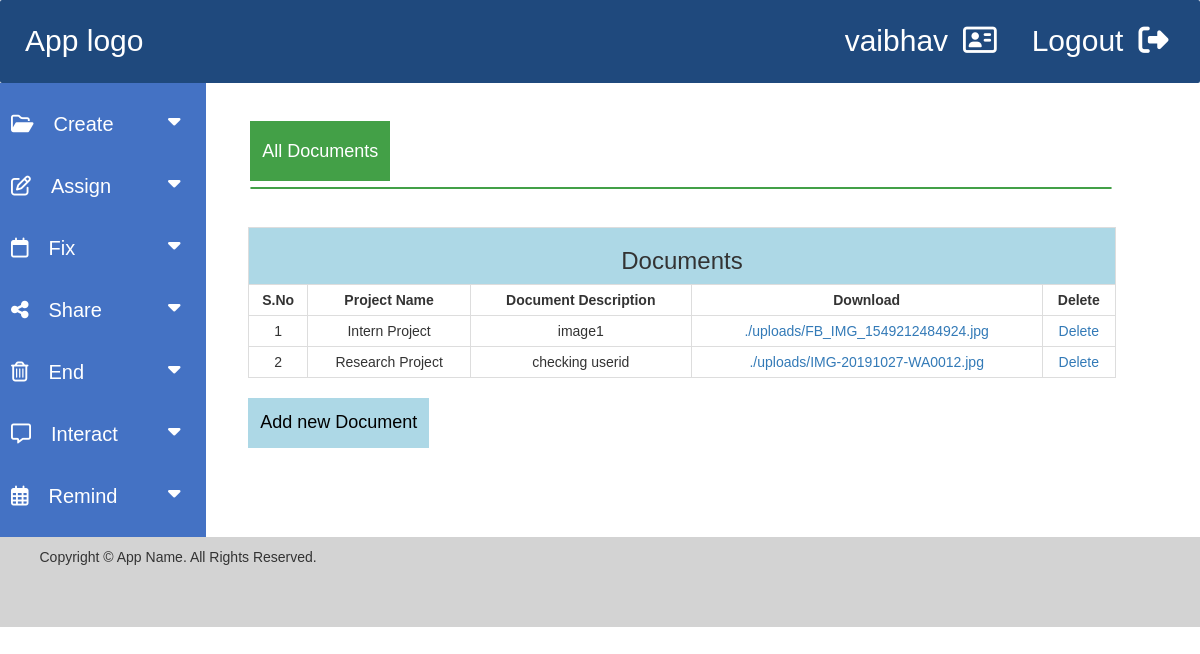
Before: /displayresources.php?projectid=19 (signed in) with the older database file.
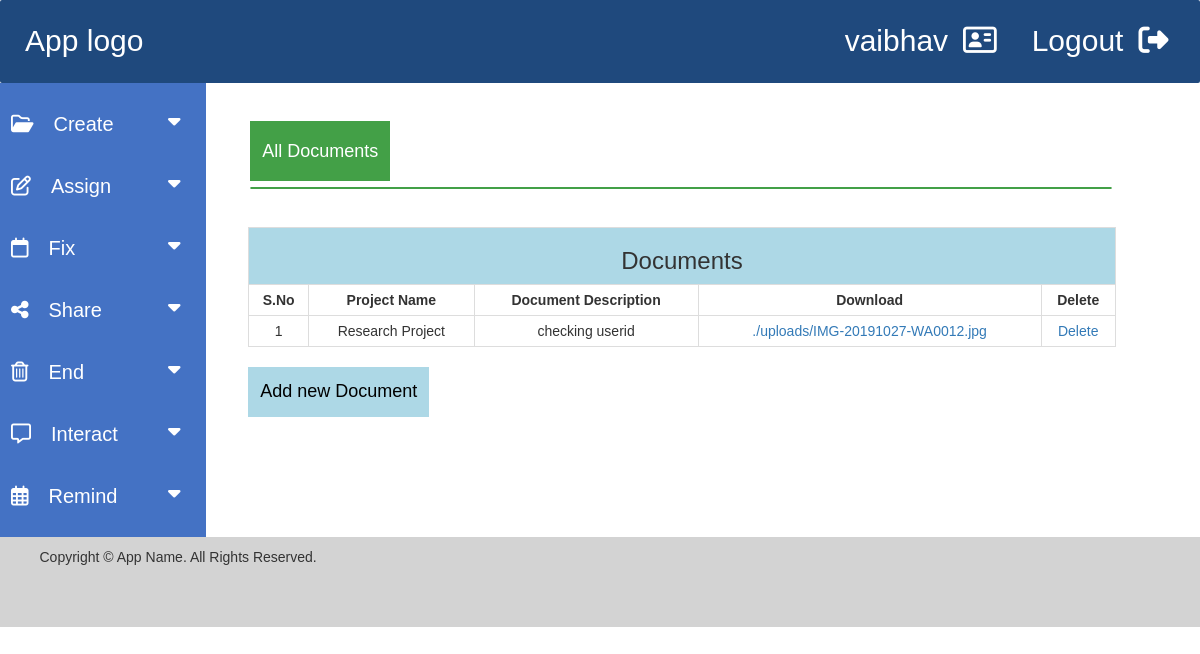
After: the same page with the newer database file.
### tables this page shows
CREATE TABLE `resources` (
  `id` int NOT NULL,
  `projectname` varchar(255) NOT NULL,
  `resources` longblob NOT NULL,
  `resourcedesc` text,
  `path` varchar(500) NOT NULL,
  `projectid` int NOT NULL,
  `userid` int NOT NULL
);

### displayresources.php (the view, shortened to what this page needs)
<?php
include_once 'source/db_connect.php';
$sno=1;
$projectid= $_GET['projectid'];
$query = "select * from resources where projectid = $projectid";
$result_resources_display =$conn->prepare($query);
$result_resources_display->execute();
?>
<!DOCTYPE html>
<html lang="en">
<head>
  <link rel="stylesheet" href="https://maxcdn.bootstrapcdn.com/bootstrap/3.4.1/css/bootstrap.min.css">
<link rel="stylesheet" href="landingpage.css">
<link rel="stylesheet" href="https://cdnjs.cloudflare.com/ajax/libs/font-awesome/4.7.0/css/font-awesome.min.css">
<link rel="stylesheet" href="font-awesome.css">
</head>
<body>
<div class="header">
<a href="landingpage.php" style="margin-left: 5px;">App logo</a>
<div id="logout">Logout<a href="logout.php"><i class="fas fa-sign-out-alt" style="margin-left: 15px;"></i></a></div>
<div id="usertype"><?php echo $_SESSION['username'] ?><a href="#"><i class="far fa-address-card" style="margin-left: 15px;"></i></a></div>
</div>
<div class="row">
<div class="sidenav" id="sidenav">
  <button class="dropdown-btn"><i class='far fa-folder-open' style="margin-right: 20px;"></i>Create
    <i class="fa fa-caret-down"></i>
  </button>
  <button class="dropdown-btn"><i class='far fa-edit' style="margin-right: 20px;"></i>Assign
    <i class="fa fa-caret-down"></i>
  </button>
  <button class="dropdown-btn"><i class="far fa-calendar" style="margin-right: 20px;"></i>Fix
    <i class="fa fa-caret-down"></i>
  </button>
  <button class="dropdown-btn"><i class="fas fa-share-alt" style="margin-right: 20px;"></i>Share
    <i class="fa fa-caret-down"></i>
  </button>
  <button class="dropdown-btn"><i class="far fa-trash-alt" style="margin-right: 20px;"></i>End
    <i class="fa fa-caret-down"></i>
  </button>
  <button class="dropdown-btn"><i class='far fa-comment-alt' style="margin-right: 20px;"></i>Interact
    <i class="fa fa-caret-down"></i>
  </button>
  <button class="dropdown-btn"><i class='far fa-calendar-alt' style="margin-right: 20px;"></i>Remind
    <i class="fa fa-caret-down"></i>
  </button>
</div>
<div class="main" id="main">
<div class="maincontent">
<br>
    <button class="topbutton" style="margin-left:0px;">All Documents</button>
    <hr class="new1" style="width:111.5%;">
    </div><br>
    <div>
    <table style="width:90%; margin-left:3.3%; border: 1px solid #ddd;">
      <tr style="background-color:lightblue;">
        <th colspan="7" style="text-align:center;"><h3>Documents</h3></th>
      </tr>
      <tr>
        <th style="padding:5px; border: 1px solid #ddd; text-align:center;">S.No</th>
        <th style="padding:5px; border: 1px solid #ddd; text-align:center;">Project Name</th>
        <th style="padding:5px; border: 1px solid #ddd; text-align:center;">Document Description</th>
        <th style="padding:5px; border: 1px solid #ddd; text-align:center;">Download</th>
        <th style="padding:5px; border: 1px solid #ddd; text-align:center;">Delete</th>
      </tr>
      <?php
        while($rows=$result_resources_display->fetch(PDO::FETCH_ASSOC)){
            echo "
            <tr>
            <td style=\"padding:5px; text-align:center; border: 1px solid #ddd;\">".$sno."</td>
            <td style=\"padding:5px; text-align:center; border: 1px solid #ddd;\">".$rows['projectname']."</td>
            <td style=\"padding:5px; text-align:center; border: 1px solid #ddd;\">".$rows['resourcedesc']."</td>
            <td style=\"padding:5px; text-align:center; border: 1px solid #ddd;\"><a target ='_blank' href='view.php?id=".$rows['id']."'>".$rows['path']."</a></td>
            <td style=\"padding:5px; text-align:center; border: 1px solid #ddd;\"><a href = 'deleteresource.php?rn=$rows[id]' onclick=\"return confirm('Are you sure?')\">Delete</a></td>
            </tr>
            ";
            $sno++;
        }
        ?>
    </table>
    <br>
    <button class="open-formbutton" onclick="openshareform1()" style="margin-left:3.3%; color:black; background:lightblue;">Add new Document</button>
    </div><br>
<br><br>
</div>
</div>
<div class="footer">
    <p class="copyright">Copyright © App Name. All Rights Reserved.</p>
</div>
</body>
</html>

Changed rows visible on the page:
removed resources: projectname "Intern Project", resourcedesc "image1", path "./uploads/FB_IMG_1549212484924.jpg"
